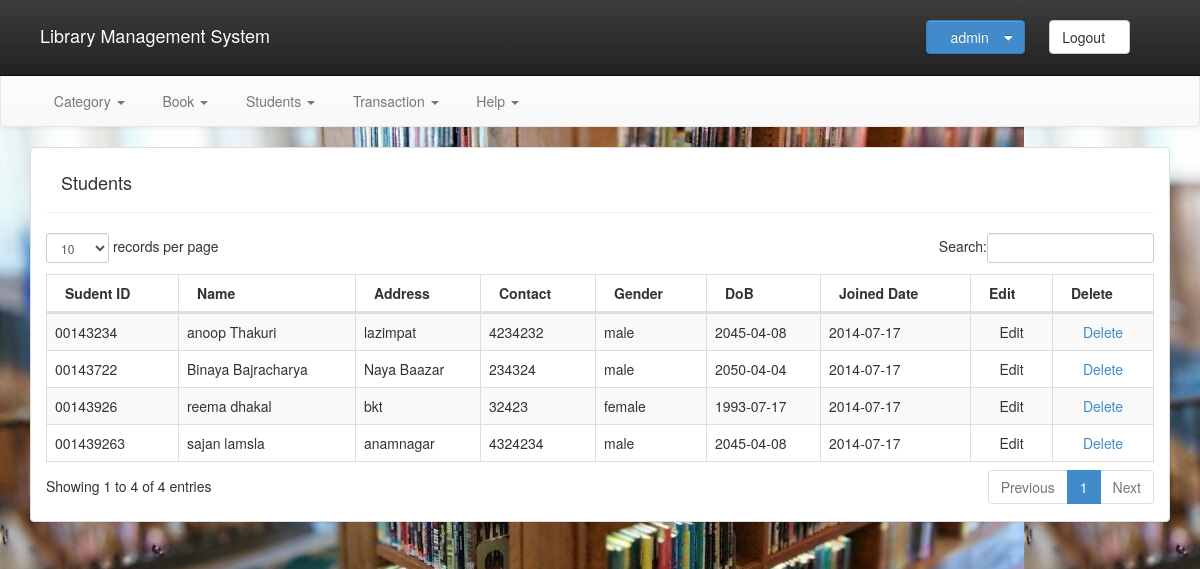
Before: /studentView.php (signed in) with the older database file.
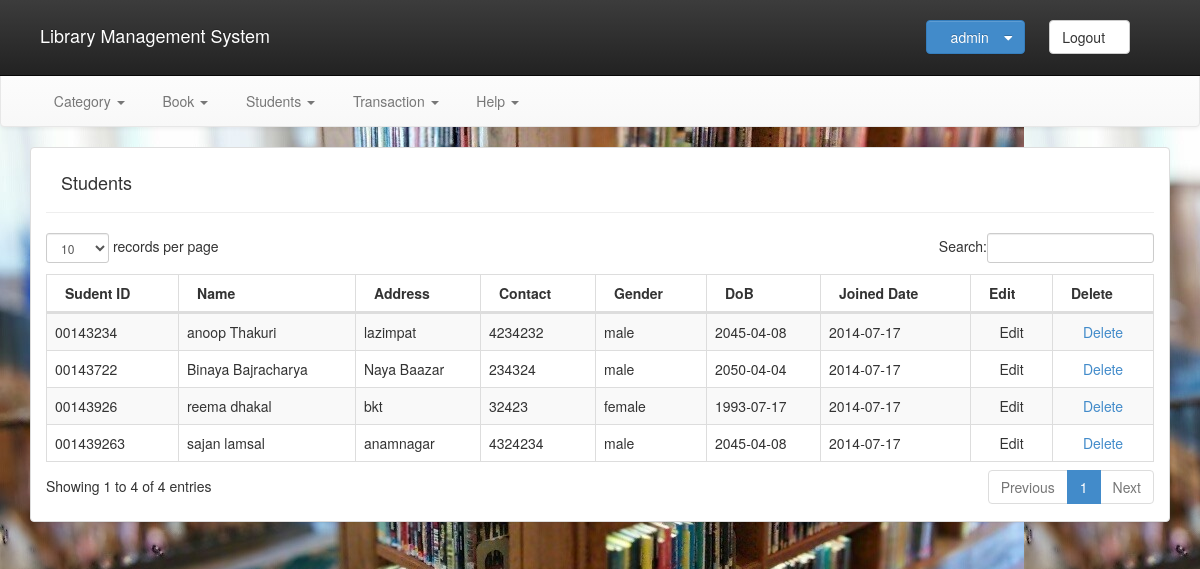
After: the same page with the newer database file.
### tables this page shows
CREATE TABLE `students` (
  `student_id` varchar(50) NOT NULL,
  `f_name` varchar(50) NOT NULL,
  `l_name` varchar(50) NOT NULL,
  `adress` varchar(50) NOT NULL,
  `contact` varchar(50) NOT NULL,
  `DoB` date NOT NULL,
  `joined_date` date NOT NULL,
  `gender` varchar(10) NOT NULL,
  PRIMARY KEY (`student_id`)
);

### classes/Database.php (called while the page is built, shortened)
<?php
class Database {
    private  $host;
    private  $username;
    private  $password;
    function __construct()
    {
        $this->host = "localhost";
        $this->username = "root";
        $this->password = "";
        $this->database = "lms";
    }
    private  function connection(){
        $this->connection = mysql_connect($this->host, $this->username, $this->password)or die("Couldn't connect mysql database.");;
        return($this->connection);
    }
}
?>

### classes/Students.php (called while the page is built, shortened)
<?php
include ('classes/Database.php');
class Students extends Database {
    function  viewStudets(){
        $query ="SELECT * FROM students";
        $result = mysql_query($query);
         return $result;
    }
}

### includes/config.php (called while the page is built)
<?php
$base_url = "http://localhost/lms/";

### studentView.php (the view, shortened to what this page needs)
<?php
include 'includes/header.php';
?>
<div class="container" style="margin-top: 10px">
<div class="row">
<div class="col-lg-12">
    <div class="panel panel-default">
<div class="panel-body">
<div class="page-header" style="margin-top: 0px">
    <div class="row">
        <div class="col-lg-12">
            <div class="col-lg-4">
                <h4> Students </h4>
            </div>
            <div class="col-lg-4">
            </div>
            <div class="col-lg-4">
            </div>
        </div>
    </div>
</div>
<div class="row">
    <div class="col-lg-12">
        <table id="example" class="table table-bordered table-striped" cellspacing="0" width="100%"">
            <thead>
            <tr>
                <th>Sudent ID</th>
                <th>Name</th>
                <th>Address</th>
                <th>Contact</th>
                <th>Gender</th>
                <th>DoB</th>
                <th>Joined Date</th>
                <th>Edit</th>
                <th>Delete</th>
            </tr>
            </thead>
            <tbody>
            <?php
            include ('classes/Students.php');
            $student = new Students();
            $data= $student->viewStudets();
            $num = mysql_num_rows($data);
            for ($j = 0; $j < $num; $j++) {
                $row1 = mysql_fetch_array($data);
                ?>
                <tr>
                    <td><?php echo $row1['student_id'] ?></td>
                    <td><?php echo $row1['f_name']." ".$row1['l_name'] ?></td>
                    <td><?php echo $row1['adress']?></td>
                    <td><?php echo $row1['contact'] ?></td>
                    <td><?php echo $row1['gender'] ?></td>
                    <td><?php echo $row1['DoB'] ?> </td>
                    <td><?php echo $row1['joined_date'] ?> </td>
                    <td class="center">
                        <a style="text-decoration: none;color:inherit"
                           href="editStudent.php?std_id=<?php echo($row1['student_id']) ?>">
                            Edit
                        </a>
                    </td>
                    <td class="center">
                        <a title="delete this item" href="<?php echo $base_url.'deleteStudents.php?id='.$row1['student_id']; ?>">
                        <span >Delete</span>
                    </a>
                    </td>
                </tr>
            <?php
            }
            ?>
            </tbody>
        </table>
    </div>
</div>
</div>
</div>
</div>
</div>
</div>
</body>
</html>

### includes/header.php (shortened to what this page needs)
<?php
include "includes/config.php";
?>
<!DOCTYPE html PUBLIC "-//W3C//DTD XHTML 1.0 Transitional//EN"
    "http://www.w3.org/TR/xhtml1/DTD/xhtml1-transitional.dtd">
<html xmlns="http://www.w3.org/1999/xhtml">
<head>
    <link rel="stylesheet" href="css/bootstrap.min.css">
    <link rel="stylesheet" href="css/bootstrap-theme.min.css">
    <link href="css/style.css" rel="stylesheet"/>
    <link rel="stylesheet" href="font-awesome-4.1.0/css/font-awesome.min.css">
    <link rel="stylesheet" type="text/css" href="css/bootstrap.min.css">
    <link rel="stylesheet" type="text/css" href="css/dataTables.bootstrap.css">
</head>
<body style="margin-bottom: 70px;">
<nav id="myNavbar1" class="navbar navbar-inverse  navbar-fixed-top" role="navigation">
    <div class="container">
        <div class="navbar-header">
            <a href="#" class="navbar-brand" style="margin-top: 10px;color: #ffffFF">
                &nbsp;&nbsp;Library Management
                System</a>
        </div>
        <div class="collapse navbar-collapse" id="navbarCollapse1">
            <div class="nav navbar-nav navbar-right">
                <div class="row">
                    <div class="col-lg-12" style="margin: 10px 0px;">
                        <div class="col-lg-4 col-lg-push-1" style="margin: 10px;">
                            <div class="btn-group"
                            ">
                            <button type="button" class="btn btn-primary dropdown-toggle" data-toggle="dropdown">
                                <i></i>&nbsp;&nbsp; <?php echo($_SESSION['login']); ?>  &nbsp;&nbsp;
                                <span class="fa fa-caret-down"></span></a>
                            </button>
                        </div>
                    </div>
                    <div class="col-lg-4 col-lg-push-1 " style="margin: 10px;">
                        <form action="LogoutAction.php">
                            <div class="btn-group">
                                <button type="submit" class="btn btn-default ">
                                    Logout &nbsp;&nbsp;
                                </button>
                            </div>
                        </form>
                    </div>
                    <div class="col-lg-4">
                    </div>
                </div>
            </div>
        </div>
    </div>
</nav>
<nav id="myNavbar" class="navbar navbar-default  " role="navigation">
    <div style="margin-top: 35px;">
        <div class="collapse navbar-collapse" id="navbarCollapse">
            <div class="container">
                <ul class="nav navbar-nav navbar-left">
                    <li class="dropdown">
                        <a href="#" class="dropdown-toggle" data-toggle="dropdown">&nbsp;
                            Category <b class="caret"></b></a>
                    </li>
                    <li class="dropdown">
                        <a href="#" class="dropdown-toggle" data-toggle="dropdown">&nbsp;
                            Book <b class="caret"></b></a>
                    </li>
                    <li class="dropdown">
                        <a href="#" class="dropdown-toggle" data-toggle="dropdown">&nbsp;
                            Students <b class="caret"></b></a>
                    </li>
                    <li class="dropdown">
                        <a href="#" class="dropdown-toggle" data-toggle="dropdown">&nbsp; Transaction <b class="caret"></b></a>
                    </li>
                    <li class="dropdown">
                        <a href="#" class="dropdown-toggle" data-toggle="dropdown">&nbsp;
                            Help <b class="caret"></b></a>
                    </li>
                </ul>
            </div>
        </div>
    </div>
</nav>

### css/style.css (style rules this page uses)
.page-header { margin-top: 0px; }
.panel-body { padding-top: 0px; }
html, body { margin-bottom: -20px; }
body { font-family:roboto,Arial,sans-serif; padding-top: 40px; background-image:url('../images/background.jpg'); }
.center { text-align: center; }
a { transition: all 0.5s ease 0s; }
span { margin: 0px; padding: 0px; border: 0px none; vertical-align: baseline; font: inherit; text-decoration: none; list-style: none outside none; }

### includes/header.php (style rules this page uses)
body { font-size: 140%; }

Changed rows visible on the page:
changed students "sajan": l_name "lamsla" → "lamsal"
